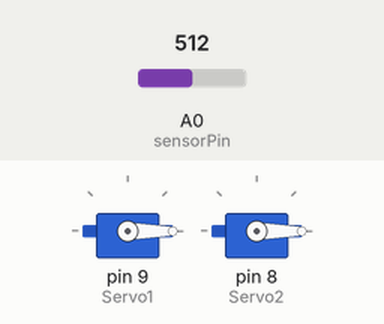
Simulated run of this sketch. Board: Arduino Uno, built with avr-gcc and run on an emulated ATmega328P. On the bench: 2 × servo. The test bench sets the inputs (shaded band); at power-on: A0 (sensorPin) = 512. What the sketch prints to the serial monitor is not drawn.

Above: at 0.2 s.
At 1.6 s:
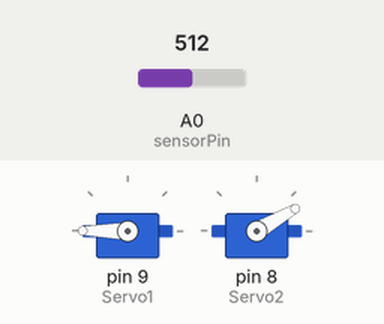
At 11.94 s:
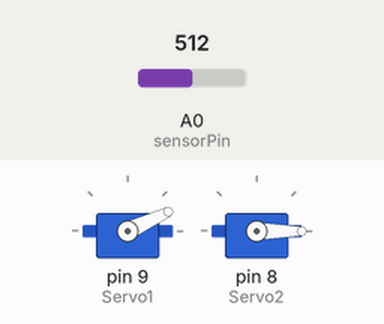
12.1 s: A0 (sensorPin) set to 306
Timing chart, 0 to 21.1 s (numbered marks = the images above; inputs shaded):
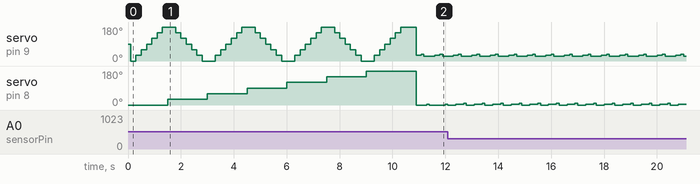

The sketch:

SanFlavir.ino
```cpp
#include <Servo.h>
#include <Average.h>

Servo Servo1;
Servo Servo2;

Average<float> ave(7);
Average<float> ave2(49);

int sensorRead1[180];
int movement_treshold = 1.8; //1 is constantly moving, 1.5 is like ideal 2 might not move at all
int movement_speed = 2; //1 is normal meaning delay 200 after every movement 2 gets faster meaning delay 100
float lightIndex;
 int Pos1;
 int Pos2;

int sensorPin = A0;
int sensorValue = 0;

//functions
void LOOK_AROUND(){
  //X
  int maxat = 0;
  int maxat2 = 0;

  for(int i = 0; i <= 6; i += 1){
    // 0 30 60 90 120 150 180
    Servo2.write(i*30);
   //delay(1);
    //sensorValue = analogRead(sensorPin);
    ave.push(i);
    //Serial.println(analogRead(sensorPin));
    delay(100);
    if(i%2 == 0){
    for(int z = 0; z <= 6; z += 1){
      Servo1.write(z*30);
      ave2.push(analogRead(sensorPin));
      //Serial.println(analogRead(A0));
      delay(200);
      }}
     if(i%2 == 1) {
      for(int a = 6; a >= 0; a -= 1){
      Servo1.write(a*30);
      ave2.push(analogRead(sensorPin));
      //Serial.println(analogRead(A0));
      delay(200);
      }
      }
    }
   lightIndex = (ave.mean()+ave2.mean())/2;

  ave.maximum(&maxat);
 ave2.maximum(&maxat2);
delay(1);


Serial.println("maxat1:         ");Serial.println(maxat);
for (int i = 0; i < 7; i++) {
        Serial.print(ave.get(i));
        Serial.print(" ");
    }
Serial.println("makat2:          ");Serial.println(maxat2);
for (int i = 0; i < 49; i++) {
        Serial.print(ave2.get(i));
        Serial.print(" ");
    }
delay(1);
int maxAtNumber = maxat2+1;
int servoPos2 = ((maxAtNumber-(maxAtNumber%7))/7)*30;
int servoPos1;
if(((maxAtNumber-(maxAtNumber%7))/7)%2 == 0){
  servoPos1 = ((maxAtNumber)%7)*30;
}
else if (((maxAtNumber-(maxAtNumber%7))/7)%2 == 1){
  servoPos1 = (7-((maxAtNumber)%7))*30;
}
Serial.println(servoPos2);
Servo2.write(servoPos2);
Servo1.write(servoPos1);

   Pos1 = servoPos1;
   Pos2 = servoPos2;
delay(1);
}

void MOVE_AROUND(){

  int initialSensor = analogRead(sensorPin);
  int right1;
  int left1;
  int top1;
  int bot1;

  Servo1.write(Pos1);   delay(200/movement_speed);
  Servo2.write(Pos2);   delay(200/movement_speed);

//right1
  Servo1.write(Pos1+5);   delay(200/movement_speed);
  right1 = analogRead(A0);
  //Servo1.write(Pos1);   delay(200/movement_speed);

//left1
  Servo1.write(Pos1-5);   delay(200/movement_speed);
  left1 = analogRead(A0);
  //Servo1.write(Pos1);   delay(200/movement_speed);

//top1
  Servo2.write(Pos2+5);   delay(200/movement_speed);
  top1 = analogRead(A0);
  //Servo2.write(Pos2);   delay(200/movement_speed);

//bottom1
  Servo2.write(Pos2-5);   delay(200/movement_speed);
  bot1 = analogRead(A0);
  //Servo2.write(Pos2);   delay(200/movement_speed);
  delay(50);
//choose New Pos
boolean rightA;
boolean leftA;
boolean topA;
boolean botA;

//right left
if(right1 > (initialSensor*movement_treshold)){

    //right is ascending
    rightA = true;

}
if(left1 > (initialSensor*movement_treshold)){
    //left is ascending
    leftA = true;
}
//top bot
if(top1 > (initialSensor*movement_treshold)){

    //top is ascending
    topA = true;

}

if(bot1 > (initialSensor*movement_treshold)){

    //bot is ascending
    botA = true;

}
if(rightA && !leftA){
  //right
  if(Pos1 < 175){
  Pos1 += 5;
  }
}
if(!rightA && leftA){
  //left
  if(Pos1 > 5){
  Pos1 -= 5;
  }
}
if(topA && !botA){
  //top
  if(Pos2 < 150){
  Pos2 += 5;}
}
if(!topA && botA){
  //bot
  if(Pos2 >30){
  Pos2 -= 5;}
}
if(rightA && leftA){
  if(right1 > left1){
    //right
    if(Pos1 < 175){
      Pos1 += 5;
    }
  }
  else if(left1 > right1){
    //left
   if(Pos1 > 5){
    Pos1 -= 5;
   }
  }
}
if(topA && botA){
  if(top1 > bot1){
    //top
    if(Pos2 < 150){
     Pos2 += 5;}
  }
  else if(bot1 > top1){
    //bot
    if(Pos2 > 30){
     Pos2 -= 5;}
  }
}

}

//functions

void setup() {
  // put your setup code here, to run once:
Serial.begin(9600);
Servo1.attach(9);
Servo2.attach(8);
LOOK_AROUND();

}

void loop() {
MOVE_AROUND();
delay(50);

}
```

Measured:
- by itself, servo on pin 9 (Servo1): repeats every 0.70 s: 35° 0.10 s, 25° 0.40 s, 30° 0.20 s
- by itself, servo on pin 8 (Servo2): repeats every 0.70 s: 10° 0.10 s, 0° 0.30 s, 5° 0.30 s
